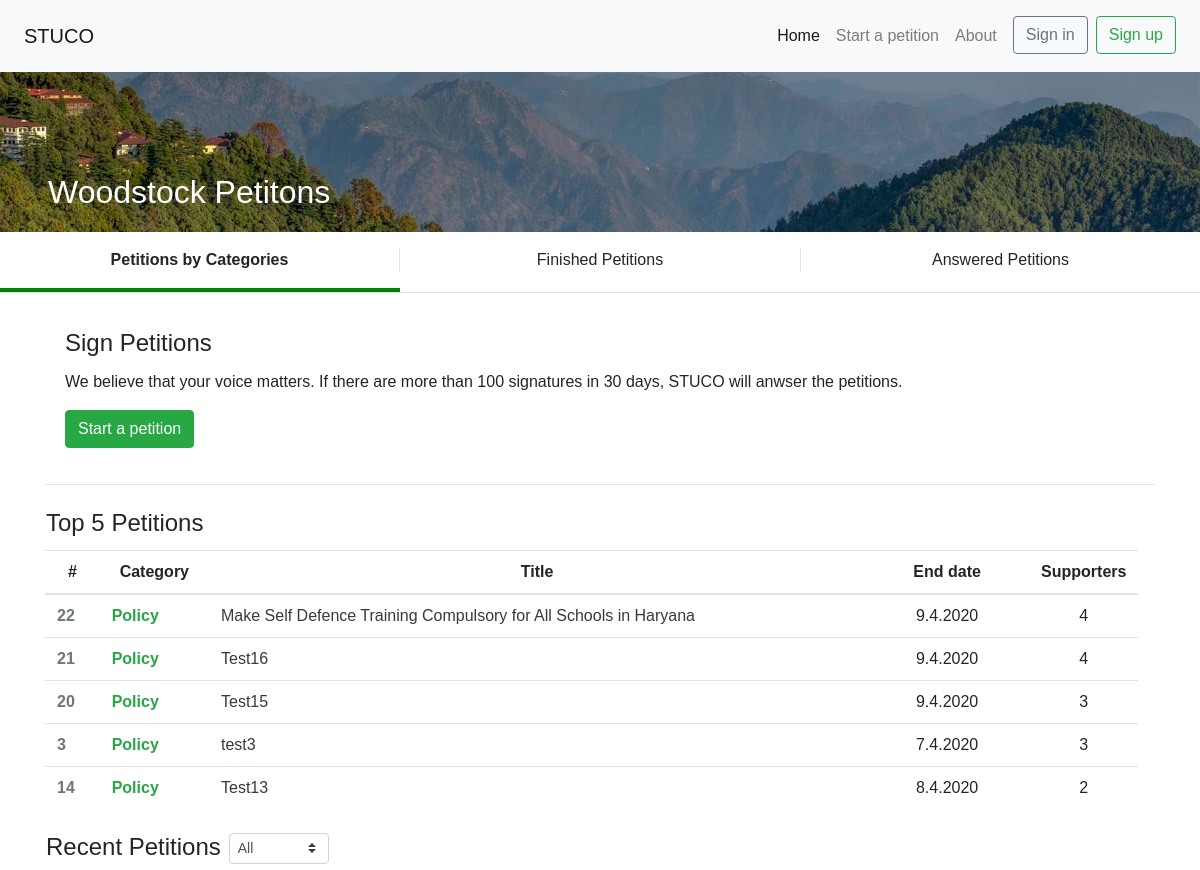
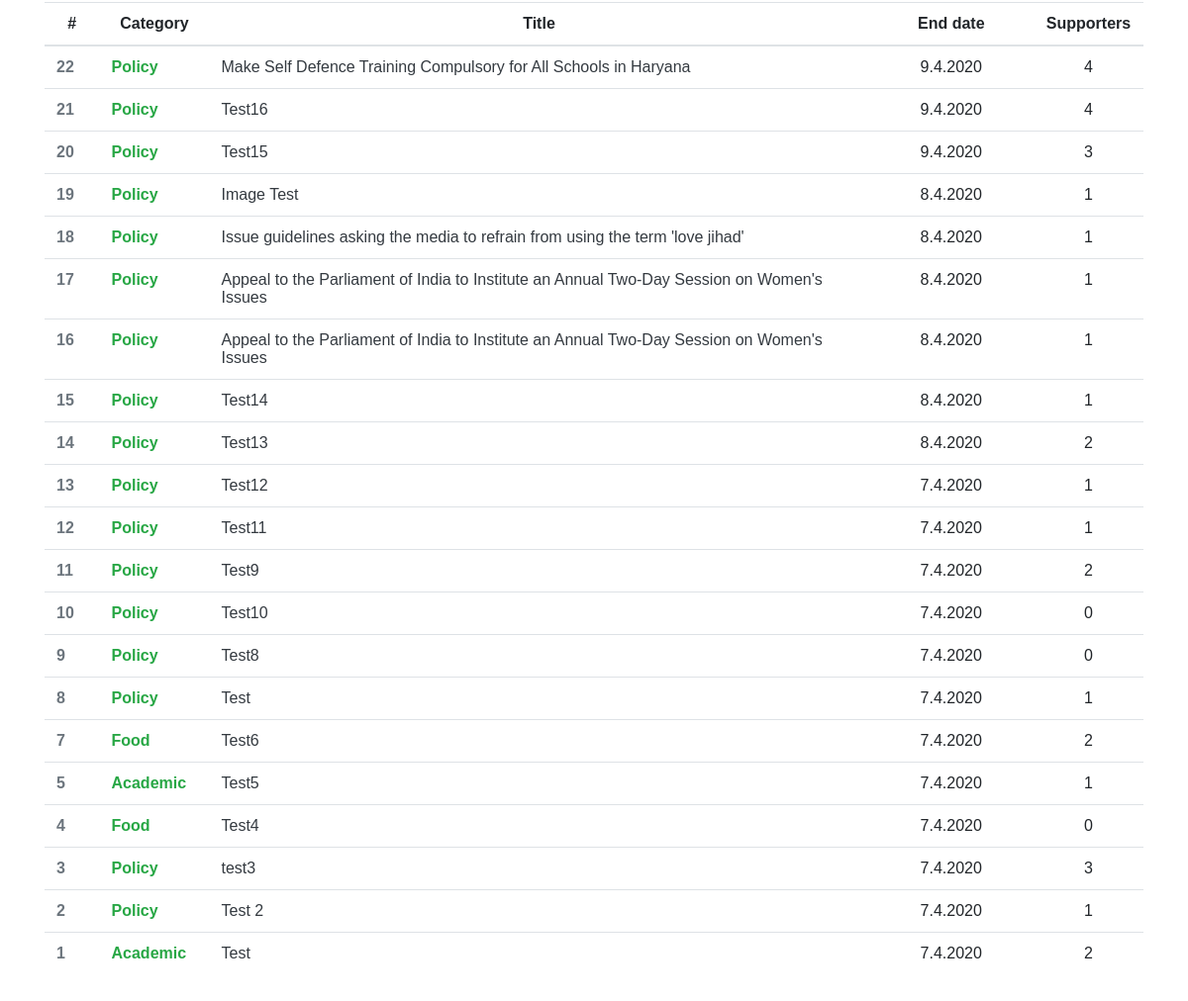
The page / on the database its author committed (2 pictures, top to bottom).
### pet/models.py (models this page shows, shortened)
class Post(models.Model):
    date = datetime.date.today()
    title = models.CharField(max_length=100)
    CATEGORY = [
        ('Policy', 'Policy'),
        ('Academic', 'Academic'),
        ('Food', 'Food'),
        ('Event', 'Event'),
        ('Other', 'Other'),
    ]
    category = models.CharField(max_length=20, choices = CATEGORY, null=True, blank=True)
    content = models.CharField(max_length=3500)
    authorFirst = models.CharField(max_length=20, blank=True)
    authorLast = models.CharField(max_length=20, blank=True)
    start = models.DateField(default=date)
    end = models.DateField(default=date + relativedelta(months=1))

### pet/views.py (the view)
# urls.py: path("", views.index, name='index'),
def index(request):
    if not request.user.is_authenticated:
        context = {
            "posts": Post.objects.all().annotate(num_supporters=Count('supporters')).order_by('-id'),
        }
        return render(request, "petition/index.html", context)
    context = {
        "user": request.user,
        "posts": Post.objects.all().annotate(num_supporters=Count('supporters')).order_by('-id'),
    }
    return render(request, "petition/index.html", context)

### pet/templates/petition/index.html (shortened to what this page needs)
{% extends "petition/base.html" %}
{% load static %}
{% block body %}
<div class="image-background">
  <div class="bottom-left">
    <h2>Woodstock Petitons</h2>
  </div>
</div>
<div class="row border-bottom p-0 m-0" style="cursor: pointer;">
  <div class="col-4 tab text-center py-2 px-0 m-0 tab-active d-none d-lg-block"
    onclick="window.location.href = '{% url 'index' %}'">
    <p class="my-2 border-right">Petitions by Categories</p>
  </div>
  <div class="col-4 tab text-center py-2 px-0 m-0 d-none d-lg-block"
    onclick="window.location.href = '{% url 'index' %}'">
    <p class="my-2">Finished Petitions</p>
  </div>
  <div class="col-4 tab text-center py-2 px-0 m-0 d-none d-lg-block"
    onclick="window.location.href = '{% url 'index' %}'">
    <p class="my-2 border-left">Answered Petitions</p>
  </div>
</div>
<div class="container py-3">
  <div class="card d-block border-0">
    <div class="card-body">
      <h4 class="card-title animated fadeInDown">Sign Petitions</h4>
      <p class="card-text">We believe that your voice matters. If there are more than 100 signatures in 30 days, STUCO
        will anwser the petitions.</p>
      <a href="{% url 'new' %}" class="btn btn-success">Start a petition</a>
    </div>
  </div>
  <hr>
  <div class="row">
    <h4 class="d-block text-left mb-1 p-2 pl-3 font-weight-light animated fadeInDown">Top 5 Petitions</h4>
  </div>
  <table class="table d-none d-lg-block">
    <thead>
      <tr class="text-center">
        <th scope="col" style="width: 5%">#</th>
        <th scope="col" style="width: 10%">Category</th>
        <th scope="col" style="width: 60%">Title</th>
        <th scope="col" style="width: 15%">End date</th>
        <th scope="col" style="width: 10%">Supporters</th>
      </tr>
    </thead>
    <tbody>
      {% for post in posts|dictsortreversed:"num_supporters"|slice:":5" %}
      <tr class="table-tr" onclick="window.location.href = '{% url 'post' post.id %}'" style="cursor:pointer;">
        <th scope="row" class="text-muted">{{ post.id }}</th>
        <td class="text-success font-weight-bold">{{ post.category }}</td>
        <td><a href="{% url 'post' post.id %}" class="text-dark">{{ post.title }}</a></td>
        <td class="text-center">{{ post.end.day }}.{{ post.end.month }}.{{ post.end.year }}</td>
        <td class="text-center">{{ post.num_supporters }}</td>
      </tr>
      {% endfor %}
    </tbody>
  </table>
  <div class="row">
    <h4 class="d-block text-left mb-0 p-2 pl-3 font-weight-light animated fadeInDown">Recent Petitions</h4>
    <div class="d-flex py-2">
      <select class="custom-select custom-select-sm" id="select">
        <option selected value="">All</option>
      </select>
    </div>
  </div>
  <table class="table d-none d-lg-block">
    <thead>
      <tr class="text-center">
        <th scope="col" style="width: 5%">#</th>
        <th scope="col" style="width: 10%">Category</th>
        <th scope="col" style="width: 60%">Title</th>
        <th scope="col" style="width: 15%">End date</th>
        <th scope="col" style="width: 10%">Supporters</th>
      </tr>
    </thead>
    <tbody id="recentTable">
      {% for post in posts %}
      <tr class="table-tr" onclick="window.location.href = '{% url 'post' post.id %}'" style="cursor:pointer;">
        <th scope="row" class="text-muted">{{ post.id }}</th>
        <td class="text-success font-weight-bold">{{ post.category }}</td>
        <td><a href="{% url 'post' post.id %}" class="text-dark">{{ post.title }}</a></td>
        <td class="text-center">{{ post.end.day }}.{{ post.end.month }}.{{ post.end.year }}</td>
        <td class="text-center">{{ post.num_supporters }}</td>
      </tr>
      {% endfor %}
    </tbody>
  </table>
</div>
{% endblock %}

### pet/templates/petition/base.html (shortened to what this page needs)
{% load static %}
<html>
<head>
    <link rel="stylesheet" href="https://stackpath.bootstrapcdn.com/bootstrap/4.3.1/css/bootstrap.min.css"
>
    <link rel="stylesheet" href="https://cdnjs.cloudflare.com/ajax/libs/font-awesome/4.7.0/css/font-awesome.min.css">
    <link rel="stylesheet" href="{% static 'petition/animate.css' %}" />
    <link rel="stylesheet" href="{% static 'petition/styles.css' %}" />
</head>
<body>
    {% include 'petition/navbar.html' %}
    <div class="container-fluid m-0 p-0">
        {% block body %}
        {% endblock %}
    </div>
</body>
</html>

### pet/templates/petition/navbar.html (shortened to what this page needs)
<nav class="navbar navbar-expand-lg sticky-top navbar-light bg-light py-3 px-4">
    <a class="navbar-brand" href="{% url 'index' %}">STUCO</a>
    <div class="collapse navbar-collapse" id="navbarTogglerDemo02">
      <ul class="navbar-nav ml-auto mt-2 mt-lg-0 text-center">
        <li class="nav-item active">
          <a class="nav-link" href="{% url 'index' %}">Home</a>
        </li>
        <li class="nav-item">
          <a class="nav-link" href="{% url 'new' %}">Start a petition</a>
      </li>
        <li class="nav-item">
            <a class="nav-link" href="{% url 'about' %}">About</a>
        </li>
        {% if request.user.is_authenticated %}
        <li class="nav-item dropdown">
            <a class="nav-link dropdown-toggle text-dark" href="#" id="navbarDropdownMenuLink" data-toggle="dropdown" aria-haspopup="true" aria-expanded="false">
                {{ user }}
            </a>
            <div class="dropdown-menu dropdown-menu-right" aria-labelledby="navbarDropdownMenuLink">
                <a class="dropdown-item" href="{% url 'account' %}">My account</a>
                <a class="dropdown-item" href="{% url 'signed' %}">Signed petitions</a>
                <a class="dropdown-item" href="{% url 'mypetitions' %}">My petitions</a>
                <div class="dropdown-divider"></div>
                <a class="dropdown-item" href="{% url 'logout' %}">Sign Out</a>
            </div>
        </li>
        {% else %}
        <li class="nav-item mx-lg-2 mx-md-0">
          <button class="btn btn-outline-secondary btn-block my-2 my-sm-0" type="submit" onclick="window.location.href = '{% url 'login' %}'">Sign in</button>
        </li>
        <li class="nav-item">
            <button class="btn btn-outline-success btn-block my-2 my-sm-0" type="submit" onclick="window.location.href = '{% url 'register' %}'">Sign up</button>
        </li>
        {% endif %}
      </ul>
    </div>
  </nav>

### pet/static/petition/styles.css (style rules this page uses)
body { font-family: Arial, Helvetica, sans-serif; }
.tab-active { border-bottom: 4px solid green !important; font-weight: bold !important; }
.tab { border-bottom: 4px solid rgba(255, 255, 255, 0); font-weight: normal; }
.image-background { width: 100%; height: 20%; background-image: url('background.jpg'); background-size: cover; position: relative; text-align: center; color: white; }
.bottom-left { position: absolute; bottom: 8%; left: 4%; }

### rows shown on the page
Post: id "22", category "Policy", title "Make Self Defence Training Compulsory for All Schools in Haryana", end.day "9", end.month "4", end.year "2020", num_supporters "4"
Post: id "21", category "Policy", title "Test16", end.day "9", end.month "4", end.year "2020", num_supporters "4"
Post: id "20", category "Policy", title "Test15", end.day "9", end.month "4", end.year "2020", num_supporters "3"
Post: id "3", category "Policy", title "test3", end.day "7", end.month "4", end.year "2020", num_supporters "3"
Post: id "14", category "Policy", title "Test13", end.day "8", end.month "4", end.year "2020", num_supporters "2"
Post: id "19", category "Policy", title "Image Test", end.day "8", end.month "4", end.year "2020", num_supporters "1"
Post: id "18", category "Policy", title "Issue guidelines asking the media to refrain from using the term 'love jihad'", end.day "8", end.month "4", end.year "2020", num_supporters "1"
Post: id "17", category "Policy", title "Appeal to the Parliament of India to Institute an Annual Two-Day Session on Women's Issues", end.day "8", end.month "4", end.year "2020", num_supporters "1"
Post: id "16", category "Policy", title "Appeal to the Parliament of India to Institute an Annual Two-Day Session on Women's Issues", end.day "8", end.month "4", end.year "2020", num_supporters "1"
Post: id "15", category "Policy", title "Test14", end.day "8", end.month "4", end.year "2020", num_supporters "1"
Post: id "13", category "Policy", title "Test12", end.day "7", end.month "4", end.year "2020", num_supporters "1"
Post: id "12", category "Policy", title "Test11", end.day "7", end.month "4", end.year "2020", num_supporters "1"
Post: id "11", category "Policy", title "Test9", end.day "7", end.month "4", end.year "2020", num_supporters "2"
Post: id "10", category "Policy", title "Test10", end.day "7", end.month "4", end.year "2020", num_supporters "0"
Post: id "9", category "Policy", title "Test8", end.day "7", end.month "4", end.year "2020", num_supporters "0"
Post: id "8", category "Policy", title "Test", end.day "7", end.month "4", end.year "2020", num_supporters "1"
Post: id "7", category "Food", title "Test6", end.day "7", end.month "4", end.year "2020", num_supporters "2"
Post: id "5", category "Academic", title "Test5", end.day "7", end.month "4", end.year "2020", num_supporters "1"
Post: id "4", category "Food", title "Test4", end.day "7", end.month "4", end.year "2020", num_supporters "0"
Post: id "2", category "Policy", title "Test 2", end.day "7", end.month "4", end.year "2020", num_supporters "1"
Post: id "1", category "Academic", title "Test", end.day "7", end.month "4", end.year "2020", num_supporters "2"
